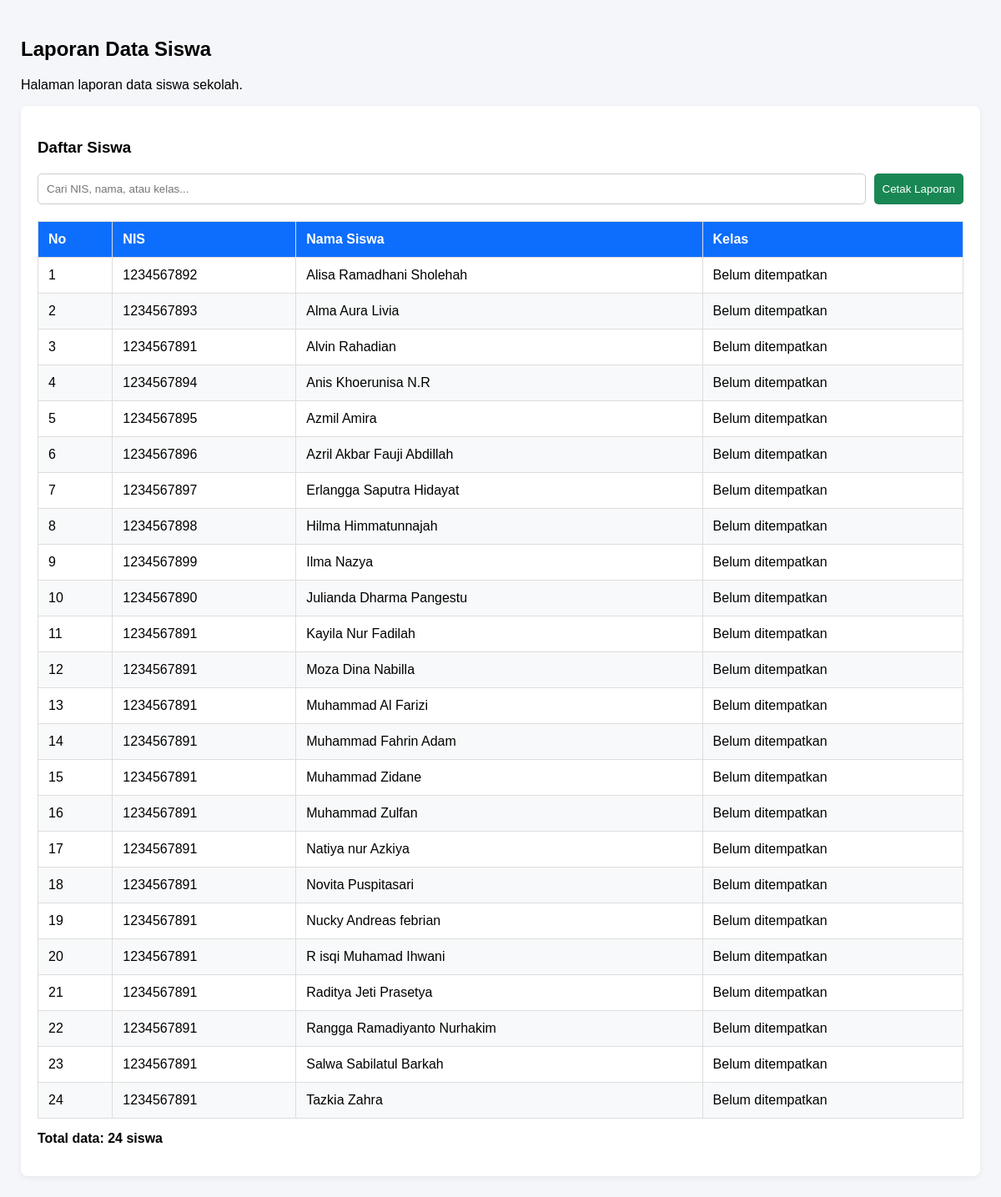
The app's page /laporan.php with its own data.
### tables this page shows
CREATE TABLE `t_siswa` (
  `id` int(11) NOT NULL,
  `nis` varchar(30) DEFAULT NULL,
  `nisn` varchar(20) NOT NULL,
  `nama` varchar(150) DEFAULT NULL,
  `jenis_kelamin` char(1) DEFAULT NULL,
  `tanggal_lahir` date DEFAULT NULL,
  `alamat` text DEFAULT NULL,
  `status_aktif` tinyint(1) NOT NULL,
  `created_at` timestamp NOT NULL DEFAULT current_timestamp(),
  `updated_at` timestamp NOT NULL DEFAULT current_timestamp()
);

### laporan.php (the view, shortened to what this page needs)
<?php
require_once __DIR__ . '/cek_session.php';
$result = mysqli_query(
    $koneksi,
    "SELECT s.nis, s.nama,
            CASE
                WHEN k.id IS NULL THEN 'Belum ditempatkan'
                ELSE CONCAT_WS(' ', k.tingkat, k.nama)
            END AS kelas
     FROM t_siswa s
     LEFT JOIN t_kelas_siswa ks
       ON ks.id = (
           SELECT ks_terbaru.id
           FROM t_kelas_siswa ks_terbaru
           WHERE ks_terbaru.siswa_id = s.id
             AND ks_terbaru.status_aktif = 1
           ORDER BY ks_terbaru.tanggal_mulai DESC, ks_terbaru.id DESC
           LIMIT 1
       )
     LEFT JOIN t_kelas k ON k.id = ks.kelas_id
     ORDER BY s.nama ASC, s.nis ASC"
);
$dataSiswa = [];
if ($result) {
    while ($row = mysqli_fetch_assoc($result)) {
        $dataSiswa[] = $row;
    }
}
?>
<!DOCTYPE html>
<html lang="id">
<head>
</head>
<body>
    <main class="content">
        <h2>Laporan Data Siswa</h2>
        <p>Halaman laporan data siswa sekolah.</p>
        <section class="panel">
            <h3>Daftar Siswa</h3>
            <div class="toolbar no-print">
                <input
                    type="text"
                    id="cari"
                    placeholder="Cari NIS, nama, atau kelas...">
                <button type="button" class="print-btn"
                    onclick="window.print()">
                    Cetak Laporan
                </button>
            </div>
            <div class="table-wrapper">
                <table id="tabelSiswa">
                    <thead>
                        <tr>
                            <th>No</th>
                            <th>NIS</th>
                            <th>Nama Siswa</th>
                            <th>Kelas</th>
                        </tr>
                    </thead>
                    <tbody>
                        <?php if (count($dataSiswa) > 0): ?>
                            <?php foreach ($dataSiswa as $i => $siswa): ?>
                                <tr>
                                    <td><?= $i + 1 ?></td>
                                    <td><?= htmlspecialchars((string)$siswa['nis']) ?></td>
                                    <td><?= htmlspecialchars($siswa['nama']) ?></td>
                                    <td><?= htmlspecialchars($siswa['kelas']) ?></td>
                                </tr>
                            <?php endforeach; ?>
                        <?php else: ?>
                            <tr>
                                <td colspan="4">Belum ada data siswa.</td>
                            </tr>
                        <?php endif; ?>
                    </tbody>
                </table>
            </div>
            <p class="jumlah" id="jumlahData">
                Total data: <?= count($dataSiswa) ?> siswa
            </p>
        </section>
    </main>
</body>
</html>

### laporan.php (style rules this page uses)
* { box-sizing: border-box; }
body { margin: 0; font-family: Arial, sans-serif; background: #f4f6f9; }
.content { margin-left: 0; padding: 25px; }
.panel { background: white; padding: 20px; border-radius: 8px; box-shadow: 0 2px 6px #00000010; }
.toolbar { display: flex; flex-wrap: wrap; gap: 10px; margin: 20px 0; }
input, select, button { padding: 10px; border: 1px solid #ccc; border-radius: 5px; }
input { flex: 1; min-width: 180px; }
button { background: #0d6efd; color: white; border: none; cursor: pointer; }
.print-btn { background: #198754; }
.table-wrapper { overflow-x: auto; }
table { width: 100%; border-collapse: collapse; }
th, td { border: 1px solid #ddd; padding: 12px; text-align: left; }
th { background: #0d6efd; color: white; }
tr:nth-child(even) { background: #f8f9fa; }
.jumlah { margin-top: 15px; font-weight: bold; }

### records on screen
t_siswa: nis "1234567892", nama "Alisa Ramadhani Sholehah", kelas "Belum ditempatkan"
t_siswa: nis "1234567893", nama "Alma Aura Livia", kelas "Belum ditempatkan"
t_siswa: nis "1234567891", nama "Alvin Rahadian", kelas "Belum ditempatkan"
t_siswa: nis "1234567894", nama "Anis Khoerunisa N.R", kelas "Belum ditempatkan"
t_siswa: nis "1234567895", nama "Azmil Amira", kelas "Belum ditempatkan"
t_siswa: nis "1234567896", nama "Azril Akbar Fauji Abdillah", kelas "Belum ditempatkan"
t_siswa: nis "1234567897", nama "Erlangga Saputra Hidayat", kelas "Belum ditempatkan"
t_siswa: nis "1234567898", nama "Hilma Himmatunnajah", kelas "Belum ditempatkan"
t_siswa: nis "1234567899", nama "Ilma Nazya", kelas "Belum ditempatkan"
t_siswa: nis "1234567890", nama "Julianda Dharma Pangestu", kelas "Belum ditempatkan"
t_siswa: nis "1234567891", nama "Kayila Nur Fadilah", kelas "Belum ditempatkan"
t_siswa: nis "1234567891", nama "Moza Dina Nabilla", kelas "Belum ditempatkan"
t_siswa: nis "1234567891", nama "Muhammad Al Farizi", kelas "Belum ditempatkan"
t_siswa: nis "1234567891", nama "Muhammad Fahrin Adam", kelas "Belum ditempatkan"
t_siswa: nis "1234567891", nama "Muhammad Zidane", kelas "Belum ditempatkan"
t_siswa: nis "1234567891", nama "Muhammad Zulfan", kelas "Belum ditempatkan"
t_siswa: nis "1234567891", nama "Natiya nur Azkiya", kelas "Belum ditempatkan"
t_siswa: nis "1234567891", nama "Novita Puspitasari", kelas "Belum ditempatkan"
t_siswa: nis "1234567891", nama "Nucky Andreas febrian", kelas "Belum ditempatkan"
t_siswa: nis "1234567891", nama "R isqi Muhamad Ihwani", kelas "Belum ditempatkan"
t_siswa: nis "1234567891", nama "Raditya Jeti Prasetya", kelas "Belum ditempatkan"
t_siswa: nis "1234567891", nama "Rangga Ramadiyanto Nurhakim", kelas "Belum ditempatkan"
t_siswa: nis "1234567891", nama "Salwa Sabilatul Barkah", kelas "Belum ditempatkan"
t_siswa: nis "1234567891", nama "Tazkia Zahra", kelas "Belum ditempatkan"

### other values on screen
count($dataSiswa) "24"
